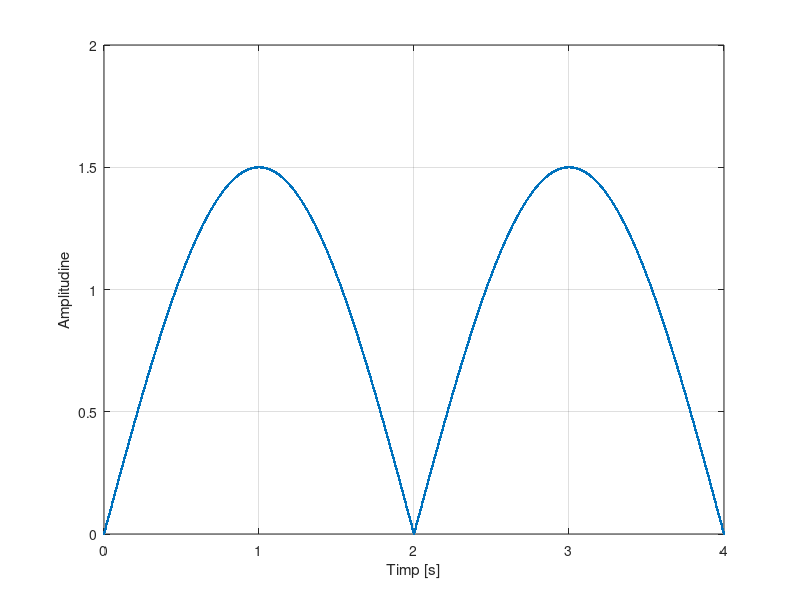
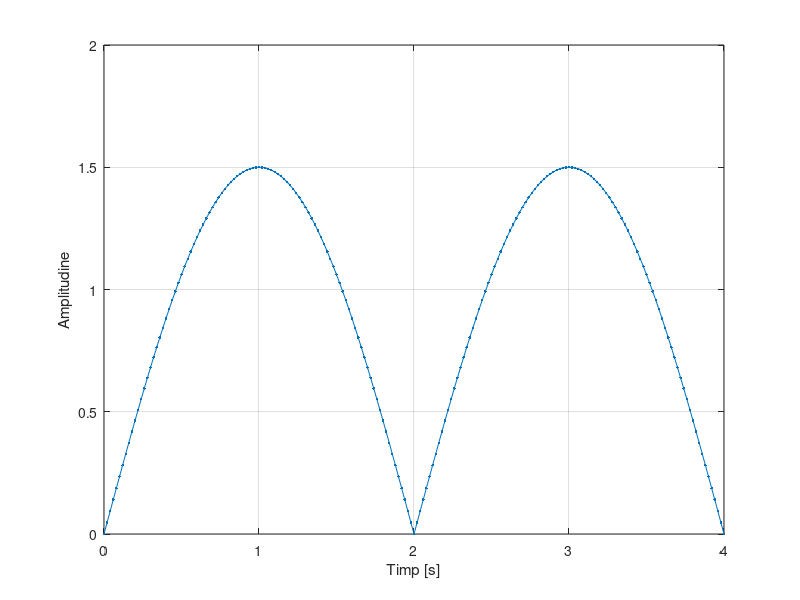
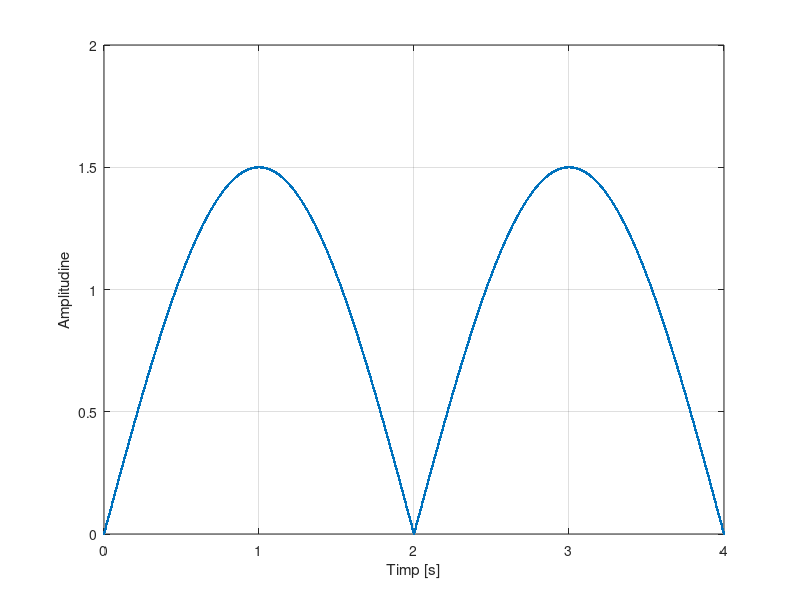

These charts were generated, in order, by the following MATLAB code:
%Semnal sinusoidal redresat dubla alternanta
%Perioada semnalului sinusoidal neredresat: 4 s.
%Amplitudine: 1.5.

%Rezolutia temporara este 2ms

f = 1/4;
t = 0:0.002:4;
s = abs(1.5*sin(2*pi*f*t));
figure(1)
plot(t,s,'.-'),xlabel('Timp [s]'),ylabel('Amplitudine'),grid

%Rezolutia temporara este 20ms

f = 1/4;
t = 0:0.02:4;
s = abs(1.5*sin(2*pi*f*t));
figure(2)
plot(t,s,'.-'),xlabel('Timp [s]'),ylabel('Amplitudine'),grid

%Rezolutia temporara este 200ms

f = 1/4;
t = 0:0.002:4;
s = abs(1.5*sin(2*pi*f*t));
figure(3)
plot(t,s,'.-'),xlabel('Timp [s]'),ylabel('Amplitudine'),grid
